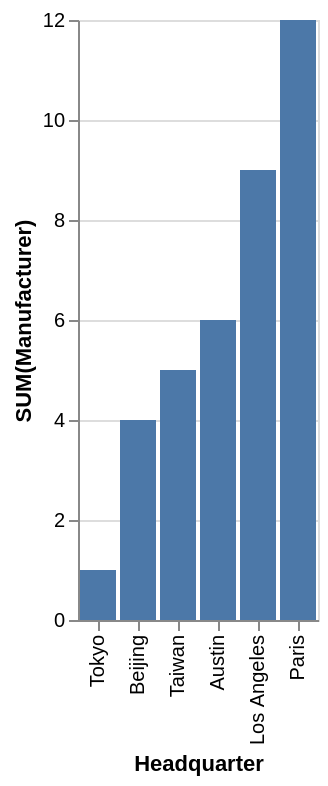

The specification (Vega-Lite) saved for this image:
### Vega-Lite specification from a JSON file in a GitHub repository (floating-point values rounded to 4 significant figures)
{"data": {"values": [{"x_data": "Tokyo", "y_data": 1}, {"x_data": "Beijing", "y_data": 4}, {"x_data": "Taiwan", "y_data": 5}, {"x_data": "Austin", "y_data": 6}, {"x_data": "Los Angeles", "y_data": 9}, {"x_data": "Paris", "y_data": 12}]}, "mark": "bar", "encoding": {"x": {"field": "x_data", "type": "nominal", "title": "Headquarter", "sort": {"op": "sum", "field": "y_data", "order": "ascending"}}, "y": {"field": "y_data", "type": "quantitative", "title": "SUM(Manufacturer)"}}}
